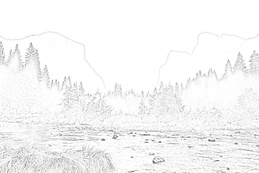
#> input picture Day1_Assignment_Ashwin/output_sketches/river_output.jpg, 259 x 173 px, shrunk from 1170 x 781 before the run
$ python -i pencil_sketch.py   (imports and definitions only)
#> lines starting #> are read from the running program, lines starting #| are printed output that depends on the picture
import cv2
import numpy as np
import matplotlib.pyplot as plt
import os

def pencil_sketch(image_path, blur_kernel=21):
    """
    Converts an image into a pencil sketch.

    Args:
        image_path (str): path of the image that is input
        blur_kernel (int): Gaussian blur size, default set to 21

    Returns:
        original_rgb, sketch (or None, None incase of an error)
    """
#> called with image_path = 'output_sketches/river_output.jpg', blur_kernel = 21

    if blur_kernel%2 == 0:
        blur_kernel+=1


    image = cv2.imread(image_path) #load image
#> image is the input picture: shape (173, 259, 3); min 79, max 255, mean 245.4

    if image is None:
        print("Error! Image not found!")
        return None, None

    grayscale = cv2.cvtColor(image, cv2.COLOR_BGR2GRAY)

    inverted = 255 - grayscale
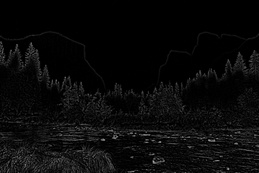
#> inverted: shape (173, 259); min 0, max 176, mean 9.6

    gaussBlurred = cv2.GaussianBlur(inverted, (blur_kernel,blur_kernel), 0)
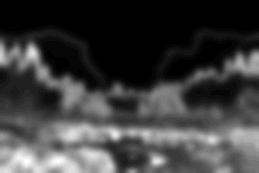
#> gaussBlurred: shape (173, 259); min 0, max 39, mean 9.5; drawn with min black and max white

    invertedBlur = 255 - gaussBlurred
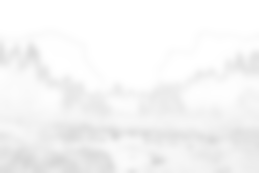
#> invertedBlur: shape (173, 259); min 216, max 255, mean 245.5

    sketch = grayscale.astype(np.float32) / (invertedBlur.astype(np.float32) + 1e-6)
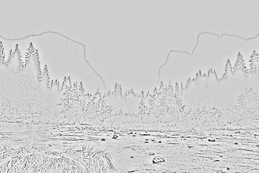
#> sketch: shape (173, 259) float32; min 0.353, max 1.15, mean 1; drawn with min black and max white
    sketch = sketch * 256
    sketch = np.clip(sketch, 0, 255).astype(np.uint8)
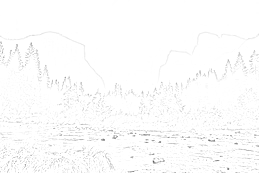
#> sketch: shape (173, 259); min 90, max 255, mean 251.9
    #sketch = cv2.convertScaleAbs(sketch, alpha=1.2, beta=0)


    original_rgb = cv2.cvtColor(image, cv2.COLOR_BGR2RGB)
    return original_rgb, sketch


# [52 lines left out: functions display_result, main, not called in this run]


# [2 lines not run here, left out]

>>> result = pencil_sketch('output_sketches/river_output.jpg')
